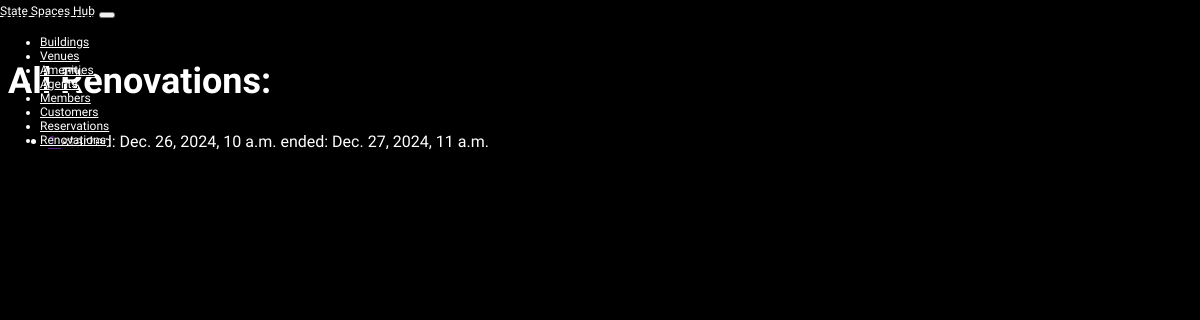
Page /renovation/list on the committed database.
### StateSpacesHub/models.py (models this page shows, shortened)
class Renovation(models.Model):
    venue = models.ForeignKey(Venue, on_delete=models.CASCADE, related_name='renovations')
    start_date_time = models.DateTimeField()
    end_date_time = models.DateTimeField()

### StateSpacesHub/views.py (the view)
# urls.py: path('renovation/list', RenovationListView.as_view(), name='renovation'),
class RenovationListView(ListView):
    model = Renovation
    template_name = 'renovation/RenovationList.html'
    context_object_name = 'renovations'

### templates/renovation/RenovationList.html (shortened to what this page needs)
{% extends "base.html" %}
{% load static %}
{% block content %}
  <h2>All Renovations:</h2>
  <ul>
      {% for renovation in renovations %}
        <li>
          <a href = "{{renovation.get_absolute_url}}"> {{ renovation.pk }} </a>
          started: {{ renovation.start_date_time }}
          ended: {{ renovation.end_date_time }}
        </li>
      {% endfor %}
  </ul>
{% endblock content %}

### static/base.css (style rules this page uses)
body { background-color:black; color:white; font-family: Questrial; }
h2 { color: white; font-family: Questrial; font-size: 3vw; margin-top:5vw; }

### rows in the picture
Renovation: pk "1", start_date_time "Dec. 26, 2024, 10 a.m.", end_date_time "Dec. 27, 2024, 11 a.m."
